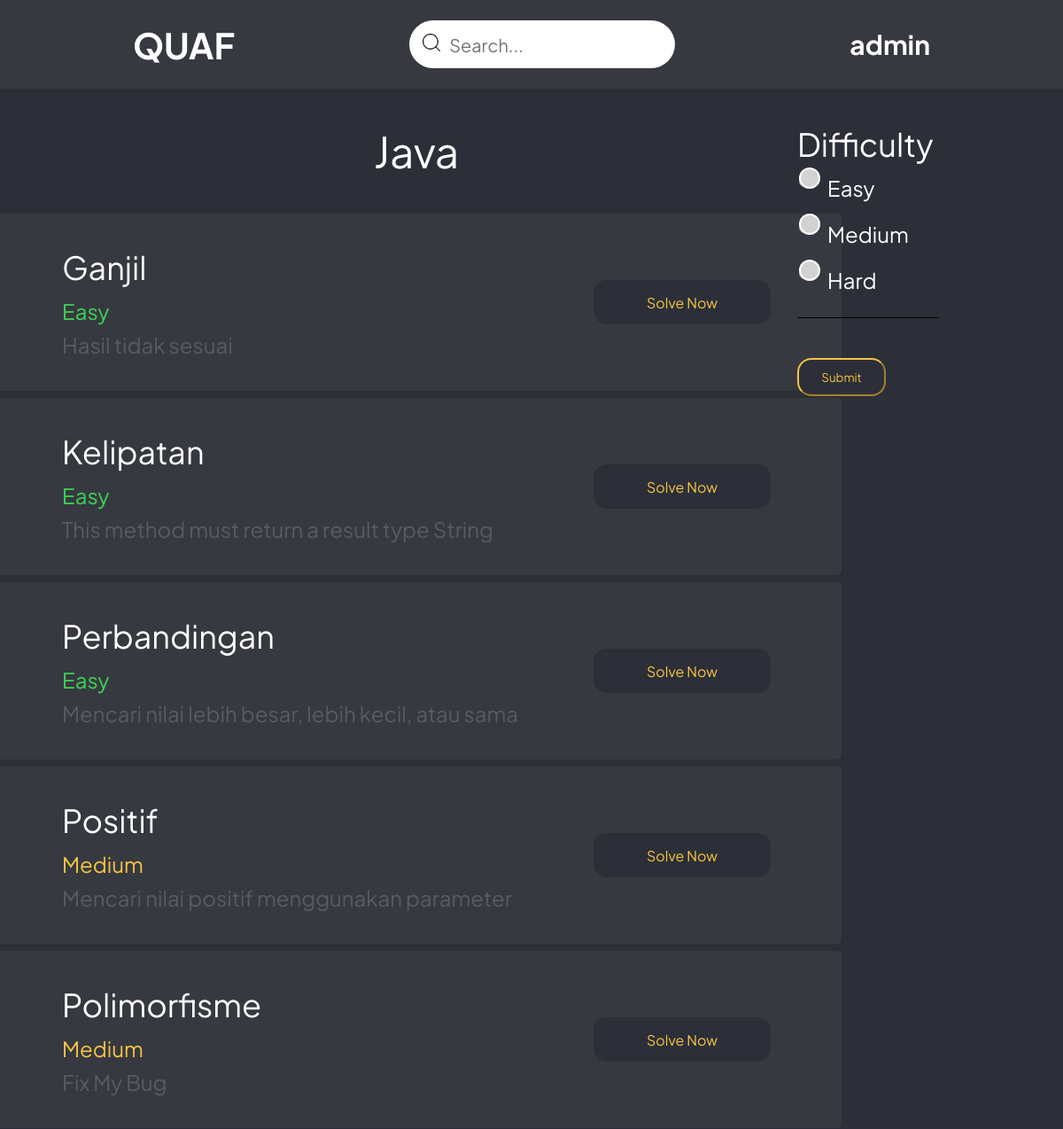
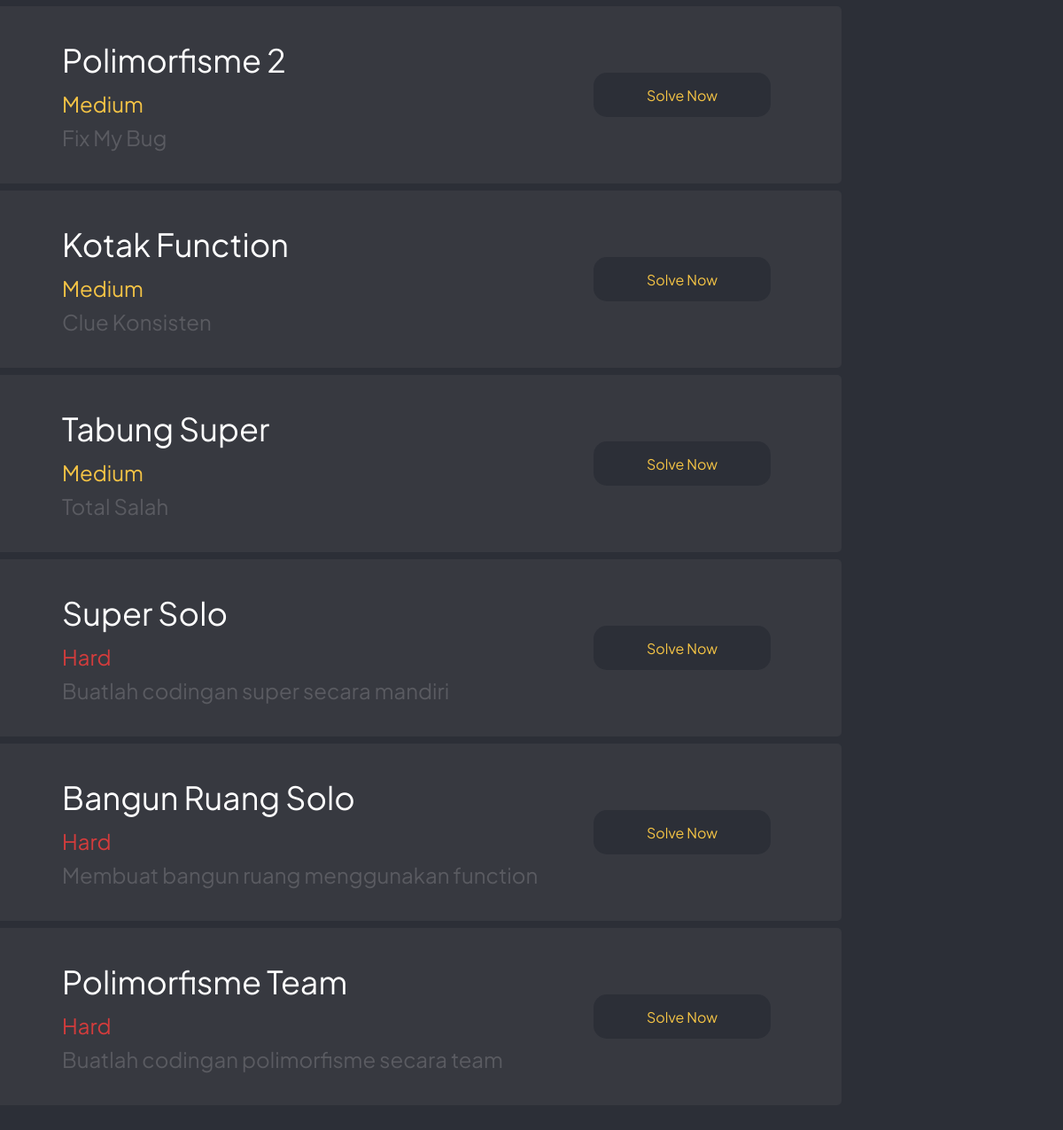
/Java/ (signed in), run on the app's committed database (2 pictures, top to bottom).
### manager/models.py (models this page shows, shortened)
class Soal(models.Model):
    category = (
        ("Easy","Easy"),
        ("Medium","Medium"),
        ("Hard","Hard"),
    )
    data = (
        ("Java","Java"),
        ("HTML","HTML"),
        ("Kotlin","Kotlin"),
        ("PHP","PHP"),
        ("Android Studio","Android Studio"),
        )
    title = models.CharField(max_length=20)
    description = models.CharField(max_length=50, null=True)
    code = models.TextField(null=True)
    category = models.CharField(max_length=20,choices=category)
    course = models.CharField(max_length=20,choices=data)

### project/views.py (the view)
# urls.py: path('<str:course>/',views.CourseListView.as_view()),
class CourseListView(ListView):
    model = Soal
    template_name = 'course.html'
    def get(self,request,*args, **kwargs):
        self.object_list = self.get_queryset().filter(course = kwargs['course'])
        title = kwargs['course']
        context = {
            "object_list":self.object_list,
            "title":title,
        }
        if "category" in request.GET:
            category = request.GET['category']
            self.object_list = self.object_list.filter(category = category)
            context['object_list'] = self.object_list
        return render(request,self.template_name,context)

### templates/course.html (shortened to what this page needs)
{% load static %}
<!DOCTYPE html>
<html lang="en">
<head>
    <link rel="stylesheet" href="{% static 'css/course.css' %}">
</head>
<body>
    <header>
        <h1><a href="/"> QUAF </a></h1>
        <div class="searchbar" for="search">
            <label for="search"><img src="{% static 'img/search.png' %}" alt="search..."></label>
            <input type="text" name="search" value="" placeholder="Search...">
        </div>
        <nav>
            <li>
                <p><b> {{user}} </b></p>
            </li>
        </nav>
    </header>
    <main>
        <p class="judulc">{{title}}</p>
        {% for x in object_list %}
        <div class="content1">
            <div class="vertical">
                <div class="card">
                    <div class="verticalisicard">
                        <p class="judul">{{x.title}}</p>
                        {% if x.category == "Easy" %}
                        <p class="dific" style="color:#3CD354;">{{x.category}}</p>
                        {% elif x.category == "Medium"%}
                        <p class="dific" style="color:#F5C445;">{{x.category}}</p>
                        {% else %}
                        <p class="dific" style="color:#D33C3C;">{{x.category}}</p>
                        {% endif %}
                        <p class="desc">{{x.description}}</p>
                    </div>
                    <a href="{{x.id}}" class="container-link" >Solve Now</a>
                </div>
                {% endfor %}
            </div>
            <form class="vertikal2" action="" method="GET">
                <div class="horizontal2">
                    <div class="difficulty">
                        <p class="juduldifficulty">Difficulty</p>
                        <table>
                            <tr>
                                <td>
                                    <li><input type="radio" name="category" value="Easy"></li>
                                </td>
                                <td>
                                    <p>Easy</p>
                                </td>
                            </tr>
                            <tr>
                                <td>
                                    <li><input type="radio" name="category" value="Medium"></li>
                                </td>
                                <td>
                                    <p>Medium</p>
                                </td>
                            </tr>
                            <tr>
                                <td>
                                    <li><input type="radio" name="category" value="Hard"></li>
                                </td>
                                <td>
                                    <p>Hard</p>
                                </td>
                            </tr>
                        </table>
                    </div>
                    <div class="garis"></div>
                </div>
                <button type="submit" class="submit">Submit</button>
            </form>
        </div>
    </main>
</body>
</html>

### static/css/course.css (style rules this page uses)
* { margin: 0; padding: 0; font-family: "Plus Jakarta Sans", sans-serif; }
body { background-color: #2c2f37; }
main { height: auto; margin-bottom: 64px; margin-right: 260px; }
header { position: sticky; top: 0; height: 100px; width: auto; background-color: #373940; display: flex; align-items: center; justify-content: space-between; padding: 0px 150px; position: sticky; }
nav { display: flex; align-items: center; justify-content: space-between; }
h1 a { color: white; text-decoration: none; font-size: 40px; cursor: pointer; }
nav li { font-size: 30px; font: bold; list-style: none; }
nav li p { color: white; }
.searchbar img { width: 20px; height: auto; margin: 15px 10px 15px 15px; }
.searchbar input { height: 30px; width: 230px; border: none; font-size: 20px; outline: none; }
.searchbar { width: 300px; display: flex; align-items: center; border-radius: 40px; background-color: white; }
main .judulc { font-size: 48px; margin: 40px 0px; text-align: center; color: rgb(255, 255, 255); }
.content1 { display: flex; gap: 150px; flex-direction: row; align-items: center; justify-content: center; }
.card { border-radius: 5px; width: 800px; height: 200px; background-color: #373940; display: flex; justify-content: space-between; align-items: center; padding: 0px 80px; margin-bottom: 8px; }
.verticalisicard { display: flex; flex-direction: column; }
.verticalisicard .judul { font-size: 36px; color: white; }
.verticalisicard .dific, .desc { font-size: 24px; }
.dific { margin: 12px 0px 8px 0px; }
.desc { color: #5a5b61; }
.container-link { width: 200px; height: 50px; border-radius: 15px; display: flex; justify-content: center; align-items: center; transition: 0.15s; text-decoration: none; background-color: #2c2f37; color: #f5c445; }
.difficulty li { list-style: none; margin: 10px 0px; font-size: 24px; }
.difficulty { font-size: 36px; color: white; }
.garis { width: 160px; height: 1px; margin: 15px 0px; background-color: black; }
.vertikal2 { position: fixed; display: flex; flex-direction: column; justify-content: flex-start; top: 0; right: 0; margin: 140px; align-items: flex-start; gap: 30px; }
input[type="radio"]:after { width: 20px; height: 20px; border-radius: 15px; position: relative; right: 0; top: -9px; background-color: #d1d3d1; content: ""; display: inline-block; visibility: visible; border: 2px solid white; }
td { height: auto; width: 30px; }
td p { font-size: 24px; }
button { background: #2c2f37; width: 100px; height: 43px; border-radius: 16px; border-color: #f5c445; color: #f5c445; }

### data on the page
Soal: title "Ganjil", category "Easy", description "Hasil tidak sesuai"
Soal: title "Kelipatan", category "Easy", description "This method must return a result type String"
Soal: title "Perbandingan", category "Easy", description "Mencari nilai lebih besar, lebih kecil, atau sama"
Soal: title "Positif", category "Medium", description "Mencari nilai positif menggunakan parameter"
Soal: title "Polimorfisme", category "Medium", description "Fix My Bug"
Soal: title "Polimorfisme 2", category "Medium", description "Fix My Bug"
Soal: title "Kotak Function", category "Medium", description "Clue Konsisten"
Soal: title "Tabung Super", category "Medium", description "Total Salah"
Soal: title "Super Solo", category "Hard", description "Buatlah codingan super secara mandiri"
Soal: title "Bangun Ruang Solo", category "Hard", description "Membuat bangun ruang menggunakan function"
Soal: title "Polimorfisme Team", category "Hard", description "Buatlah codingan polimorfisme secara team"

### other printed values
{{ user }} "admin"
{{ title }} "Java"
